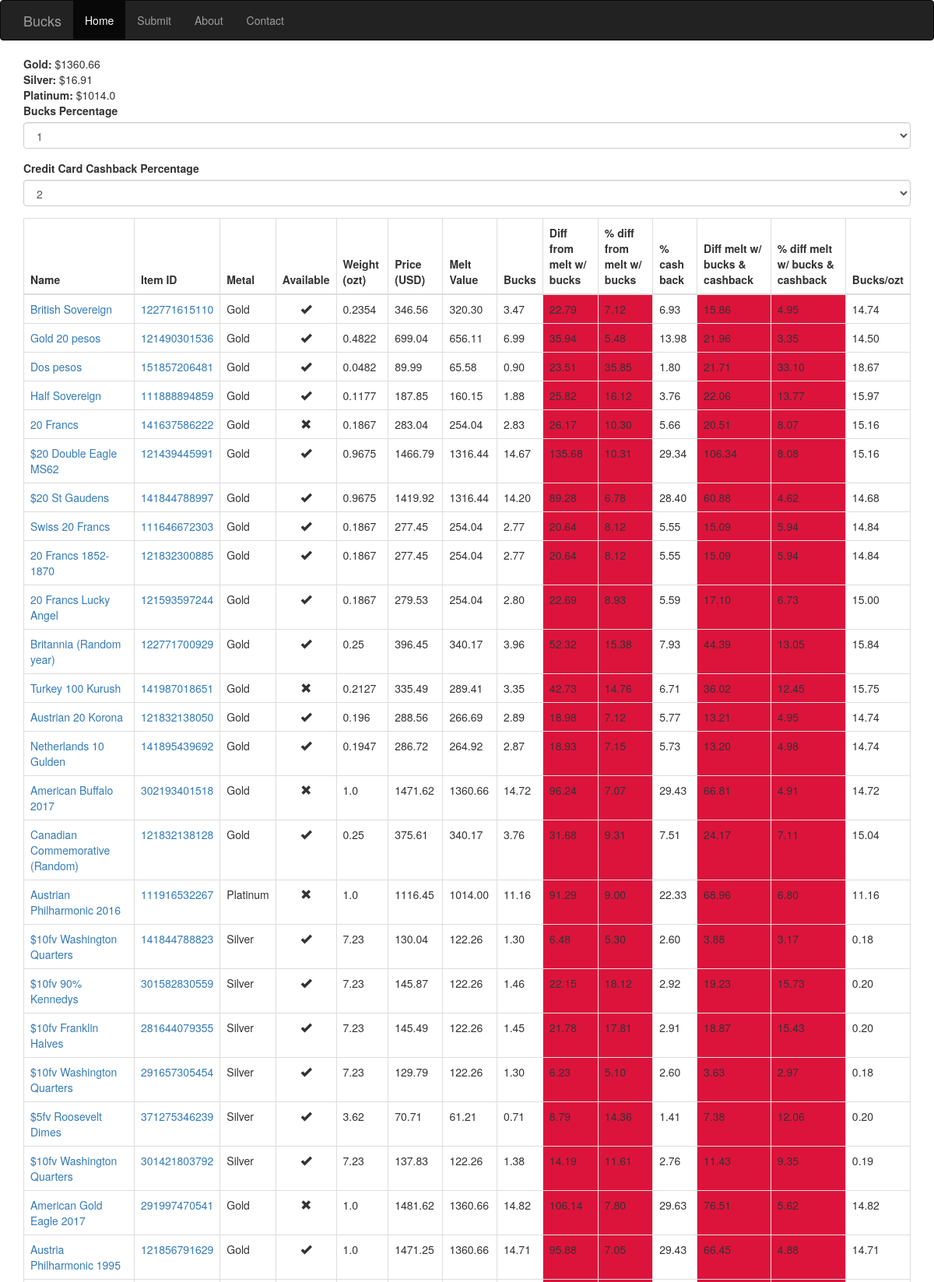
The page / (upper part) on the database its author committed.
### deals/models.py (models this page shows, shortened)
class Spot(db.Model):
    id = db.Column(db.Integer, primary_key=True)
    name = db.Column(db.String(10), unique=True)
    value = db.Column(db.Float)

class Item(db.Model):
    id = db.Column(db.Integer, primary_key=True)
    ebay_id = db.Column(db.Integer, unique=True)
    name = db.Column(db.String)
    price = db.Column(db.Float)
    weight = db.Column(db.Float)
    metal = db.Column(db.String)
    picture_url = db.Column(db.String)
    reported = db.Column(db.Boolean, default=False)
    available = db.Column(db.Boolean, default=True)
    quantity = db.Column(db.Integer, default=0)
    seller = db.Column(db.String)

### deals/views.py (the view)
@deals_blueprint.route('/')
def index(page=1):
    select = PercentForm()
    spots = Spot.query.all()
    items = Item.query.all()
    return render_template('index.html', items=items, spots=spots, select=select)

### deals/forms.py
class PercentForm(FlaskForm):
    percentage = SelectField('Bucks Percentage',
                             choices=[(1, 1), (2, 2),
                                      (4, 4), (6, 6),
                                      (8, 8), (10, 10)], id='bucks-percent')
    cashback = SelectField('Credit Card Cashback Percentage',
                           choices=[(0.5, 0.5), (1, 1),
                                    (1.5, 1.5), (2, 2),
                                    (2.5, 2.5), (3, 3),
                                    (3.5, 3.5), (4, 4),
                                    (4.5, 4.5), (5, 5)], id='cash-percent', default=2)

### deals/templates/index.html (shortened to what this page needs)
{% extends "base.html" %}
{% block page_content %}
{% for spot in spots %}
<b>{{ spot.name|capitalize }}:</b> ${{ spot.value }}<br>
{% endfor %}
<div class="form-group">
{{ select.percentage.label }}{{ select.percentage(onchange='percentage_changed()', class='form-control') }}
</div>
<div class="form-group">
{{ select.cashback.label }}{{ select.cashback(onchange='percentage_changed()', class='form-control') }}
</div>
<table class="table table-hover table-bordered table-responsive sortable" id="item-table">
    <thead>
    <tr>
        <th>Name</th>
        <th>Item ID</th>
        <th>Metal</th>
        <th>Available</th>
        <th class="sorttable_numeric">Weight (ozt)</th>
        <th class="sorttable_numeric">Price (USD)</th>
        <th class="sorttable_numeric">Melt Value</th>
        <th class="sorttable_numeric">Bucks</th>
        <th class="sorttable_numeric">Diff from melt w/ bucks</th>
        <th class="sorttable_numeric">% diff from melt w/ bucks</th>
        <th class="sorttable_numeric">% cash back</th>
        <th class="sorttable_numeric">Diff melt w/ bucks & cashback</th>
        <th class="sorttable_numeric">% diff melt w/ bucks & cashback</th>
        <th class="sorttable_numeric">Bucks/ozt</th>
    </tr>
    </thead>
    <tbody>
    {% for item in items %}
    <tr class="item">
        <td class="name"><a href="{{ url_for('deals.item', item_id=item.id) }}" target="_blank">{{ item.name }}</a></td>
        <td class="item_id"><a href="https://www.ebay.com/itm/{{ item.ebay_id }}" target="_blank">{{ item.ebay_id }}</a></td>
        <td class="metal">{{ item.metal|capitalize }}</td>
        <td class="text-center" sorttable_customkey="{% if item.available %}1{% else %}0{% endif %}"><span class="glyphicon {% if item.available %}glyphicon-ok{% else %}glyphicon-remove{% endif %}" aria-hidden="true"></span></td>
        <td class="weight">{{ item.weight }}</td>
        <td class="price">{{ item.price }}</td>
        <td class="melt"></td>
        <td class="bucks"></td>
        <td class="melt_diff"></td>
        <td class="perc_diff"></td>
        <td class="cashback"></td>
        <td class="melt_diff_cash"></td>
        <td class="perc_diff_cash"></td>
        <td class="bucks_per"></td>
    </tr>
    {% endfor %}
    </tbody>
</table>
{% endblock %}

### deals/templates/base.html (shortened to what this page needs)
<!DOCTYPE html>
{% extends "bootstrap/base.html" %}
{% import "bootstrap/utils.html" as utils %}
    {% block styles %}
    {{ super() }}
    <link rel="stylesheet" type="text/css" href="{{ url_for('static', filename='css/style.css') }}">
    {% endblock %}
    {% set active_page = active_page|default('index') -%}
    {% set navigation_bar = [
        (url_for('deals.index'), 'index', 'Home'),
        (url_for('deals.submit'), 'submit', 'Submit'),
        (url_for('deals.about'), 'about', 'About'),
        (url_for('deals.contact'), 'contact', 'Contact')
      ]
    %}
    {% block navbar %}
    <div class="navbar navbar-inverse" role="navigation">
        <div class="container">
            <div class="navbar-header">
                <a class="navbar-brand" href="/">Bucks</a>
            </div>
            <ul id="navigation" class="nav navbar-nav">
            {% for href, id, caption in navigation_bar %}
                <li {% if id == active_page %}class="active"{% endif %}><a href="{{ href|e }}">{{ caption|e }}</a></li>
            {% endfor %}
            </ul>
        </div>
    </div>
    {% endblock %}
{% block content %}
<div class="container">
{% block page_content %}
{% endblock %}
</div>
{% endblock %}

### deals/static/css/style.css (style rules this page uses)
html { position: relative; min-height: 100%; }
body { margin-bottom: 60px; }

### rows shown on the page
Spot: name "Gold", value "1360.66"
Spot: name "Silver", value "16.91"
Spot: name "Platinum", value "1014.0"
Item: name "British Sovereign", ebay_id "122771615110", metal "Gold", available True (drawn), weight "0.2354", price "346.56"
Item: name "Gold 20 pesos", ebay_id "121490301536", metal "Gold", available True (drawn), weight "0.4822", price "699.04"
Item: name "Dos pesos", ebay_id "151857206481", metal "Gold", available True (drawn), weight "0.0482", price "89.99"
Item: name "Half Sovereign", ebay_id "111888894859", metal "Gold", available True (drawn), weight "0.1177", price "187.85"
Item: name "20 Francs", ebay_id "141637586222", metal "Gold", available False (drawn), weight "0.1867", price "283.04"
Item: name "$20 Double Eagle MS62", ebay_id "121439445991", metal "Gold", available True (drawn), weight "0.9675", price "1466.79"
Item: name "$20 St Gaudens", ebay_id "141844788997", metal "Gold", available True (drawn), weight "0.9675", price "1419.92"
Item: name "Swiss 20 Francs", ebay_id "111646672303", metal "Gold", available True (drawn), weight "0.1867", price "277.45"
Item: name "20 Francs 1852-1870", ebay_id "121832300885", metal "Gold", available True (drawn), weight "0.1867", price "277.45"
Item: name "20 Francs Lucky Angel", ebay_id "121593597244", metal "Gold", available True (drawn), weight "0.1867", price "279.53"
Item: name "Britannia (Random year)", ebay_id "122771700929", metal "Gold", available True (drawn), weight "0.25", price "396.45"
Item: name "Turkey 100 Kurush", ebay_id "141987018651", metal "Gold", available False (drawn), weight "0.2127", price "335.49"
Item: name "Austrian 20 Korona", ebay_id "121832138050", metal "Gold", available True (drawn), weight "0.196", price "288.56"
Item: name "Netherlands 10 Gulden", ebay_id "141895439692", metal "Gold", available True (drawn), weight "0.1947", price "286.72"
Item: name "American Buffalo 2017", ebay_id "302193401518", metal "Gold", available False (drawn), weight "1.0", price "1471.62"
Item: name "Canadian Commemorative (Random)", ebay_id "121832138128", metal "Gold", available True (drawn), weight "0.25", price "375.61"
Item: name "Austrian Philharmonic 2016", ebay_id "111916532267", metal "Platinum", available False (drawn), weight "1.0", price "1116.45"
Item: name "$10fv Washington Quarters", ebay_id "141844788823", metal "Silver", available True (drawn), weight "7.23", price "130.04"
Item: name "$10fv 90% Kennedys", ebay_id "301582830559", metal "Silver", available True (drawn), weight "7.23", price "145.87"
Item: name "$10fv Franklin Halves", ebay_id "281644079355", metal "Silver", available True (drawn), weight "7.23", price "145.49"
Item: name "$10fv Washington Quarters", ebay_id "291657305454", metal "Silver", available True (drawn), weight "7.23", price "129.79"
Item: name "$5fv Roosevelt Dimes", ebay_id "371275346239", metal "Silver", available True (drawn), weight "3.62", price "70.71"
Item: name "$10fv Washington Quarters", ebay_id "301421803792", metal "Silver", available True (drawn), weight "7.23", price "137.83"
Item: name "American Gold Eagle 2017", ebay_id "291997470541", metal "Gold", available False (drawn), weight "1.0", price "1481.62"
Item: name "Austria Philharmonic 1995", ebay_id "121856791629", metal "Gold", available True (drawn), weight "1.0", price "1471.25"

### other values the page prints
{{ caption|e }} "Home" "Submit" "About" "Contact"
{{ select.percentage.label }} "Bucks Percentage"
{{ select.cashback.label }} "Credit Card Cashback Percentage"
